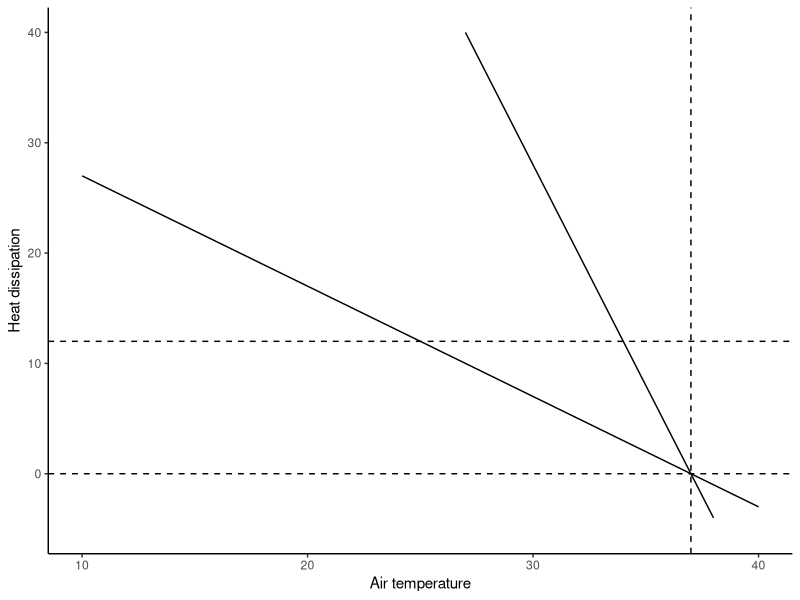
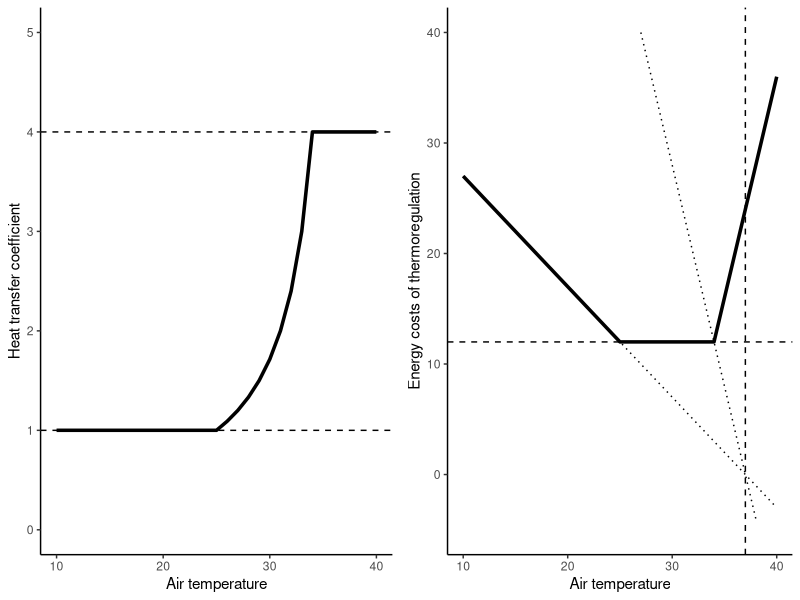
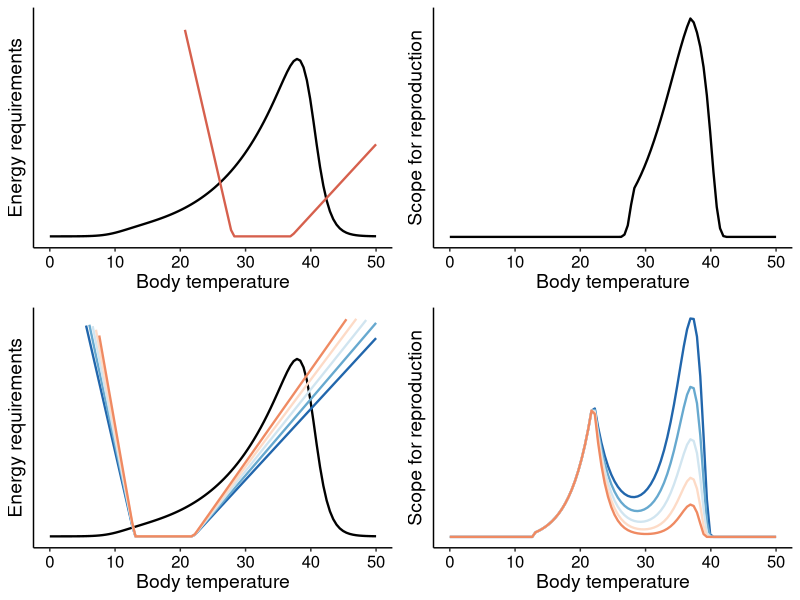
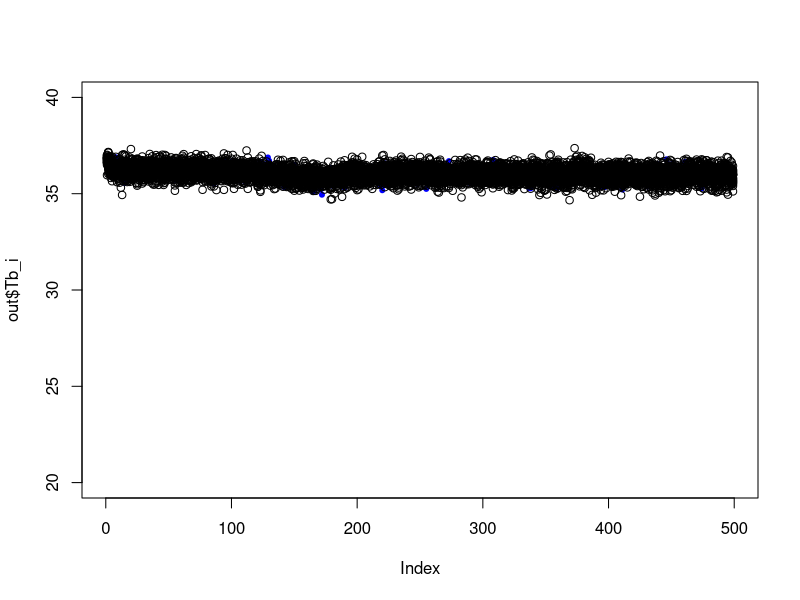
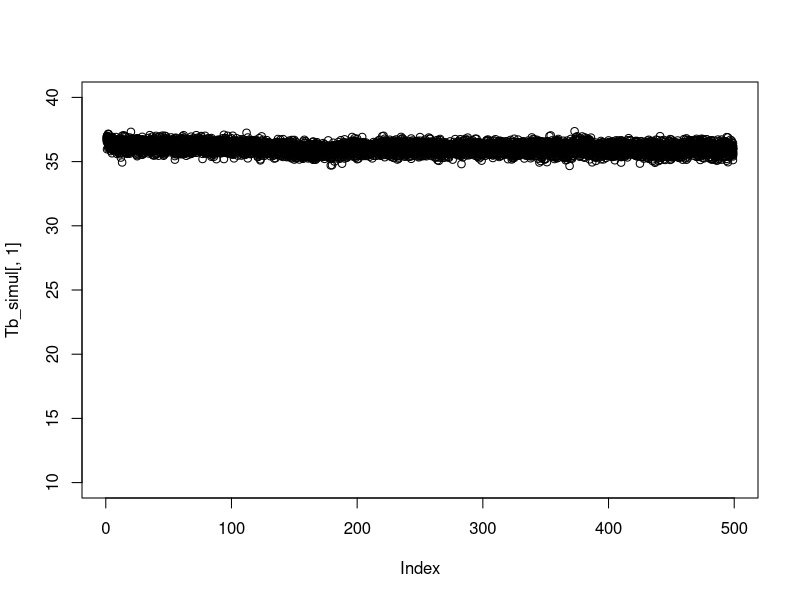
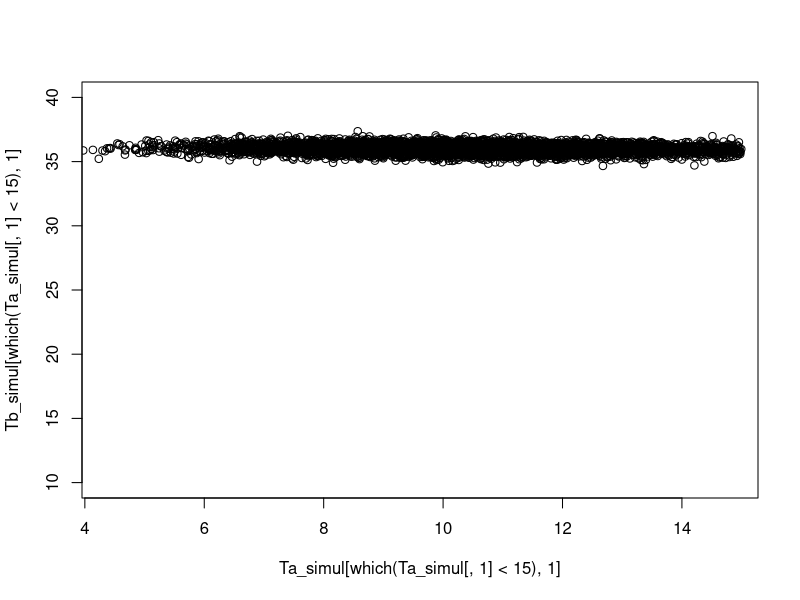
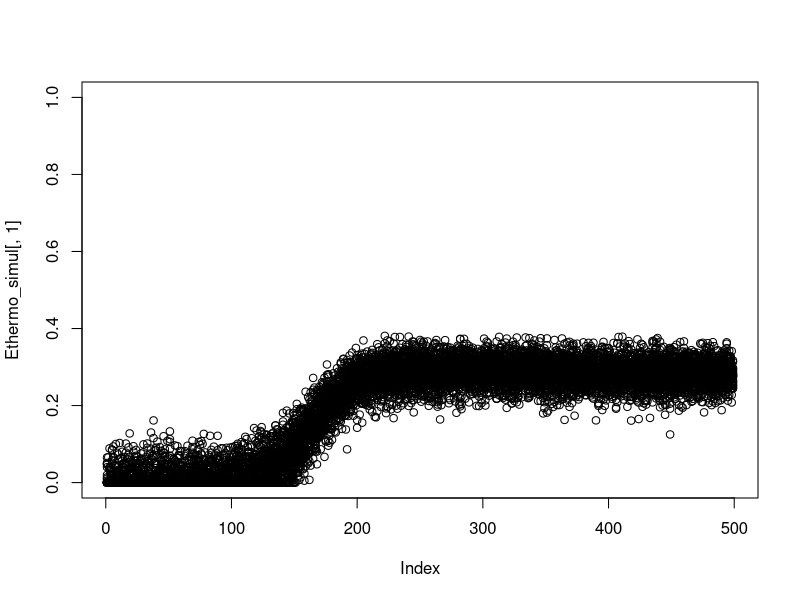
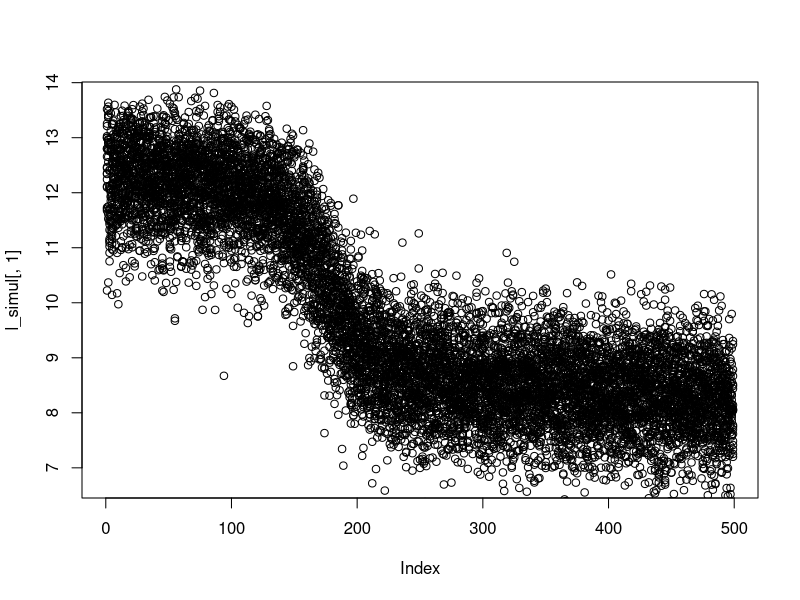

These figures' R source, in order: (Note: this script raises an error after producing the figures.)
######## R Code for the article ######################################################################
## Rubalcaba, J.G. (in review) "The evolution of homeothermic endothermy as a result of life-history optimization"
## jg.rubalcaba@gmail.com
###################################################################################################### 

######## Temperature Functions ######## 

# temperature dependence of energy assimilation
phi_Tb <- function(Tb, T_A =	10332, T_AL =	50000, T_AH = 90000, T_L = 283.15, T_H = 313.15, T_ref =	293.15){
  phi <- exp(T_A/T_ref - T_A/(Tb+273)) / (1 + exp(T_AL/(Tb+273) - T_AL/T_L) + exp(T_AH/T_H - T_AH/(Tb+273)))
  return(phi)
}
# energy costs of thermoregulation
theta_Tb <- function(Tb, Ta, hmin=1, hmax=4, B=12, gamma=1){
  if(length(Tb)==1 & length(Ta)==1){
    Thmin <- B/hmin+Ta
    Thmax <- B/hmax+Ta
    
    h <- B/(Tb-Ta)
    h[Tb>=Thmin] <- hmin
    h[Tb<Thmax] <- hmax
    
    Qtot <- Qt <- h * (Tb-Ta) - B
    Qt[Tb>Thmax] <- Qtot[Tb>Thmax] 
    Qt[Tb<Thmin] <- -gamma*Qtot[Tb<Thmin] 
  }
  if(length(Ta)>1 & length(Tb)==1){
    Thmin <- Tb-B/hmin
    Thmax <- Tb-B/hmax

    h <- B/(Tb-Ta)
    h[Ta<=Thmin] <- hmin
    h[Ta>Thmax] <- hmax
    
    Qtot <- Qt <- h * (Tb-Ta) - B
    Qt[Ta<Thmin] <- Qtot[Ta<Thmin] 
    Qt[Ta>Thmax] <- -gamma*Qtot[Ta>Thmax] 
  }
  if(length(Tb)>1 & length(Ta)==1){
    Thmin <- B/hmin+Ta
    Thmax <- B/hmax+Ta
    
    h <- B/(Tb-Ta)
    h[Tb>=Thmin] <- hmin
    h[Tb<Thmax] <- hmax

    Qtot <- Qt <- h * (Tb-Ta) - B
    Qt[Tb>Thmax] <- Qtot[Tb>Thmax] 
    Qt[Tb<Thmin] <- -gamma*Qtot[Tb<Thmin] 
  }
  return(Qt)
}

## Details on thermoregulation costs model
Tb=37   # Body temperature
Ta=10:40# Air temperature
hmin=1  # Min and Max heat transfer coefficients: determine the range within 
hmax=4  #       which the animal can thermoregulate by adjusting the thermal conductivity 
        #       without incurring energy costs
B=12    # Basal metabolic heat production   
gamma=1 # Cooling rate-energy conversion coefficient

Qmin <- hmin*(Tb-Ta) # Min and max heat dissipation rates given 
Qmax <- hmax*(Tb-Ta) # min and max heat transfer coefficients

require(ggplot2)
ggplot() + theme_classic() + ylab("Heat dissipation") + xlab("Air temperature") +
  ylim(-5,40) +
  geom_line(mapping=aes(y=Qmin, x=Ta)) + geom_line(mapping=aes(y=Qmax, x=Ta)) +
  geom_hline(yintercept = B, linetype="dashed") +
  geom_hline(yintercept = 0, linetype="dashed") +
  geom_vline(xintercept = Tb, linetype="dashed")

Thmin <- Tb-B/hmin # air temperatures at which hmin / hmax are reached
Thmax <- Tb-B/hmax
 
h <- B/(Tb-Ta) # heat transfer coefficient required to maintain heat production at basal
h[Ta<=Thmin] <- hmin # constrain the required h within hmin and hmax
h[Ta>Thmax] <- hmax 

p1 <- ggplot() + theme_classic() + ylab("Heat transfer coefficient") + xlab("Air temperature") +
  ylim(0,5) + xlim(10,40) +
  geom_line(mapping=aes(y=h, x=Ta), size=1.2) +
  geom_hline(yintercept = hmin, linetype="dashed") +
  geom_hline(yintercept = hmax, linetype="dashed")

Qtot <- Qt <- h * (Tb-Ta) - B 
Qt[Ta<Thmin] <- Qtot[Ta<Thmin] # Energy cost of heating 
Qt[Ta>Thmax] <- -gamma*Qtot[Ta>Thmax] # Energy cost of cooling 

p2 <- ggplot() + theme_classic() + ylab("Energy costs of thermoregulation") + xlab("Air temperature") +
  ylim(-5,40) +
  geom_line(mapping=aes(y=Qmin, x=Ta), lty=3) + 
  geom_line(mapping=aes(y=Qmax, x=Ta), lty=3) +
  geom_line(mapping=aes(y=Qt+B, x=Ta), size=1.2) +
  geom_hline(yintercept = B, linetype="dashed") +
  geom_vline(xintercept = Tb, linetype="dashed")

require(ggpubr)
ggarrange(p1,p2)

######## Analytical solution energy budget : fitness + growth ######## 

balance_function <- function(t0, tmat, tfin, Tb, Ta, mu, lambda, kappa, b, v, a, beta, c){
  phi = phi_Tb(Tb)
  mu_phi = mu * phi
  lambda_phi = lambda * phi
  kappa_theta = kappa * theta_Tb(Tb,Ta)
  
  linf <- (mu_phi - kappa_theta) / lambda_phi
  linf[linf<0]<-0
  k <- lambda_phi*(1-b)
  
  t <- t0:tfin
  T_t <- (1-v) * (t - t0) - v/a * (log(1 + exp(-a*(t-tmat))) - log(1 + exp(-a*(t0-tmat))))
  
  l <- linf * (1 - exp(-k*T_t))
  
  p_t <- v / (1 + exp(-a*(t-tmat)))
  integral <- p_t * l^2 * (linf - l)
  integral_t0 <- integral[1]
  integral_tfin <- integral[tfin]
  
  f <- 3 * beta * k/c * (integral_tfin-integral_t0)
  return(cbind(l,f,t))
}

Tb <- seq(0, 50,length.out=100) # body temperature range
Ta1=25
Ta2=10

mu = 0.05
lambda = 0.001
tmat=365
tfin=365*5

v = 0.9
a = 1
t0 = 0

beta = 1
c = 1
b = 2/3

w0=1
Eassim_Emaint <- mu * w0^0.667 * phi_Tb(Tb) - lambda * w0 * phi_Tb(Tb)

kappa=0.013
Ethermo_37 <- kappa * w0^0.667 * theta_Tb(Tb, Ta1)

kappa=0.013
Ethermo_20_001 <- kappa * w0^0.667 * theta_Tb(Tb, Ta2)
kappa=0.014
Ethermo_20_005 <- kappa * w0^0.667 * theta_Tb(Tb, Ta2)
kappa=0.015
Ethermo_20_010 <- kappa * w0^0.667 * theta_Tb(Tb, Ta2)
kappa=0.016
Ethermo_20_015 <- kappa * w0^0.667 * theta_Tb(Tb, Ta2)
kappa=0.017
Ethermo_20_020 <- kappa * w0^0.667 * theta_Tb(Tb, Ta2)

out_37 <- out_20_0.001 <- out_20_0.005 <- out_20_0.010 <- out_20_0.015 <- out_20_0.020 <- as.data.frame(array(NA, dim=c(100, 3)))
for(i in 1:100){
  kappa=0.013
  out <- balance_function(t0, tmat, tfin, Tb[i], Ta1, mu, lambda, kappa, b, v, a, beta, c)
  out_37[i,] <- out[tfin,]
  
  kappa=0.013
  out <- balance_function(t0, tmat, tfin, Tb[i], Ta2, mu, lambda, kappa, b, v, a, beta, c)
  out_20_0.001[i,] <- out[tfin,]
  kappa=0.014
  out <- balance_function(t0, tmat, tfin, Tb[i], Ta2, mu, lambda, kappa, b, v, a, beta, c)
  out_20_0.005[i,] <- out[tfin,]
  kappa=0.015
  out <- balance_function(t0, tmat, tfin, Tb[i], Ta2, mu, lambda, kappa, b, v, a, beta, c)
  out_20_0.010[i,] <- out[tfin,]
  kappa=0.016
  out <- balance_function(t0, tmat, tfin, Tb[i], Ta2, mu, lambda, kappa, b, v, a, beta, c)
  out_20_0.015[i,] <- out[tfin,]
  kappa=0.017
  out <- balance_function(t0, tmat, tfin, Tb[i], Ta2, mu, lambda, kappa, b, v, a, beta, c)
  out_20_0.020[i,] <- out[tfin,]
}

require(ggplot2)
require(RColorBrewer)
df_fig1A <- data.frame(Eassim_Emaint, Ethermo_37, Tb)
p1A <- ggplot() + theme_classic() + ylab("Energy requirements") + xlab("Body temperature") + ylim(-0.001, 0.4) +
  theme(axis.title = element_text(size=14), 
        axis.text.y = element_blank(), 
        axis.ticks.y = element_blank(),
        axis.text.x = element_text(size=12, colour="black")) +
  geom_line(df_fig1A, mapping=aes(y=Eassim_Emaint, x=Tb), linewidth=0.8, col="black") +
  geom_line(df_fig1A, mapping=aes(y=Ethermo_37, x=Tb), linewidth=0.8, col="#D6604D")
#
df_fig1B <- data.frame(out_37, Tb)
p1B <- ggplot() + theme_classic() + ylab("Scope for reproduction") + xlab("Body temperature") + 
  theme(axis.title = element_text(size=14), 
        axis.text.y = element_blank(), 
        axis.ticks.y = element_blank(),
        axis.text.x = element_text(size=12, colour="black")) +
  geom_line(df_fig1B, mapping=aes(y=V2, x=Tb), linewidth=0.8, col="black")
#
df_fig1C <- data.frame(Eassim_Emaint=rep(Eassim_Emaint,5),
                       Ethermo=c(Ethermo_20_001,Ethermo_20_005,Ethermo_20_010,Ethermo_20_015,Ethermo_20_020),
                       k_value=c(sort(rep(c("1","2","3","4","5"),100))),
                       Tb=rep(Tb,5))
p1C <- ggplot() + theme_classic() + ylab("Energy requirements") + xlab("Body temperature") + ylim(-0.001, 0.4) +
  theme(legend.position = "none",
        axis.title = element_text(size=14), 
        axis.text.y = element_blank(), 
        axis.ticks.y = element_blank(),
        axis.text.x = element_text(size=12, colour="black")) +
  geom_line(df_fig1C, mapping=aes(y=Eassim_Emaint, x=Tb), size=0.8, col="black") +
  geom_line(df_fig1C, mapping=aes(y=Ethermo, x=Tb, col=k_value), size=0.8) +
  scale_colour_manual(values=rev(brewer.pal(6, "RdBu")))
#
df_fig1D <- data.frame(Wfin=c(out_20_0.001$V2,out_20_0.005$V2,out_20_0.010$V2,out_20_0.015$V2,out_20_0.020$V2),
                       k_value=c(sort(rep(c("1","2","3","4","5"),100))),
                       Tb=rep(Tb,5))
p1D <- ggplot() + theme_classic() + ylab("Scope for reproduction") + xlab("Body temperature") + 
  theme(legend.position = "none",
        axis.title = element_text(size=14), 
        axis.text.y = element_blank(), 
        axis.ticks.y = element_blank(),
        axis.text.x = element_text(size=12, colour="black")) +
  geom_line(df_fig1D, mapping=aes(y=(Wfin), x=Tb, col=k_value), size=0.8) +
  scale_colour_manual(values=rev(brewer.pal(6, "RdBu")))

######## Fig. 2 ----

require(ggpubr)
ggarrange(p1A, p1B, p1C, p1D, ncol=2, nrow=2) # 800x600

######## Evolutionary dynamics ######## 

EvolDyn <-function(params, time){
  # calculations t=0
  W <- numeric(time)
  N <- numeric(time)
  Tb_i <- numeric(time)
  f_mean <- numeric(time)
  l_mean <- numeric(time)
  vA_Tb_N <- numeric(time)
  vP_Tb_N <- numeric(time)
  Tenv <- numeric(time)
  S_coef <- numeric(time)
  
  # genetics
  Tb0 = params$Tb
  vP_Tb_N[1] = params$vP_Tb
  h2 = params$h2
  vmut = params$vmut
  
  # population parameters
  Wmax = params$Wmax
  N0 = params$N0
  K0 = params$K0
  NC = params$NC
  
  vA_Tb_N[1] <- vP_Tb_N[1] * h2 # initial additive genetic variance
  vE_Tb <- vP_Tb_N[1] - vA_Tb_N[1] # initial environmental variance
  
  N[1] <- N0 # Initial population size
  Tb_i[1] <- Tb0
  
  Tb <- rnorm(N[1], Tb_i[1], sqrt(vP_Tb_N[1])) # Population values for trait, with N[1] individuals...
  
  # Ta_mean <- seq(params$Ta_max, params$Ta_min, length.out=time)
  # Ta_mean <- params$Ta_min + (params$Ta_max-params$Ta_min)/2 + (params$Ta_max-params$Ta_min)/2 * sin(2+0.01 * 1:time)
  Ta_mean <- params$Ta_min + (params$Ta_max-params$Ta_min) * exp(0.05*(time/3 - 1:time)) / (1 + exp(0.05*(time/3 - 1:time)))
  Ta <- Ta_mean + rnorm(time, 0, params$Ta_SD)
  
  # plot(Ta)
  
  # Run model
  for(i in 2:time){
    if(N[i-1] < NC){
      break
    }
    
    # Covariance Tb vs Fitness
    Tb_seq <- seq(min(Tb,na.rm=T), max(Tb,na.rm=T), length.out=20)
    out_tb <- array(NA, dim=c(20, 3))
    for(j in 1:20){
      out <- balance_function(t0=0, tmat=params$tmat, tfin=params$tfin, Tb=Tb_seq[j], 
                              Ta=Ta[i], mu=params$mu, lambda=params$lambda, kappa=params$kappa, 
                              b=params$b, v=params$v, a=1, beta=1, c=1)
      out_tb[j,] <- out[params$tfin,]
    }
    
    f_mean[i] <- mean(out_tb[,2], na.rm=T)
    l_mean[i] <- mean(out_tb[,1], na.rm=T)
    
    if(f_mean[i] == 0){
      break
    }
    
    #### Genetic variance components
    h2 <- params$h2 # vA_Tb_N[i-1] / vP_Tb_N[i-1]
    vA_Tb_N[i] <- vA_Tb_N[i-1] * (1-(1/(2*N[i-1]))) #loss of va due to drift https://lukejharmon.github.io/pcm/chapter3_bmintro/ 
    vE_Tb <- vP_Tb_N[i-1] - vA_Tb_N[i]
    vM_Tb <- vmut * vE_Tb #vA_Tb_N[i]# mutational variance ~1e-3 1e-2 VE, Johnson and Barton 2005 Philos trans
    
    vP_Tb_N[i] <- vA_Tb_N[i] + vE_Tb + vM_Tb  
    
    ### Selection coefficient
    S <- cov(out_tb[,2], Tb_seq, use="complete") / f_mean[i]
    
    ### Breeder equation
    R <- h2 * S
    
    # New population numbers
    newTb <- mean(Tb,na.rm=T) + R
    Tb <- rnorm(N[i-1], newTb, sqrt(vP_Tb_N[i]))
    Tb_i[i] <- newTb
    
    #population growth
    K <- round(rnorm(1, K0, K0*0.000010))
    
    W <- f_mean[i] * params$r
    N[i-1] <- ifelse(N[i-1] > K, K, N[i-1])
    N[i] <- round(N[i-1] + ((log(W)*N[i-1]) * (1 - (N[i-1]/K))))
    
    print(i)
  }
  
  out <- data.frame(Tb_i, vA_Tb_N, vP_Tb_N, N, l_mean, f_mean, Ta, S)
  out$Tb_i[which(out$Tb_i == 0)] <- NA
  return(out[-1,])
} 

kappa <- 0.005 # 0.005, 0.03; branching: 0.0183 (SD=1, vP_Tb=4)
params <- list(Ta_max=25, Ta_min=10, Ta_SD=2,
               mu=0.05, lambda=0.001, kappa=kappa, v=0.9, b=2/3, tmat=365/2, tfin=365*1,
               Tb=37, vP_Tb=4, h2=0.5,                                    
               r=50, N0=500, K0=1e3, NC=100, vmut=1e-3) 
out <- EvolDyn(params, time=500)

Eassim <- params$mu*out$l_mean^params$b*phi_Tb(out$Tb_i)
Emainten <- params$lambda*out$l_mean*phi_Tb(out$Tb_i)
theta <- numeric(499)
for(i in 1:499) theta[i]<-theta_Tb(out$Tb_i[i],out$Ta[i])
Ethermo <- params$kappa*out$l_mean^params$b*theta
Ta <- params$Ta_min + (params$Ta_max-params$Ta_min) * exp(0.05*(499/3 - 1:499)) / (1 + exp(0.05*(499/3 - 1:499)))

plot(out$Tb_i, pch=20, col="blue", ylim=c(20,40))

reps=20
Ethermo_simul <- Tb_simul <- Ta_simul <- l_simul <- array(NA, dim=c(499,reps))
for(i in 1:reps){
  out <- EvolDyn(params, time=500)
  Tb_simul[,i] <- out$Tb_i
  l_simul[,i] <- out$l_mean
  Ta_simul[,i] <- out$Ta
  theta <- numeric(499)
  for(j in 1:499) theta[j]<-theta_Tb(out$Tb_i[j],out$Ta[j])
  Ethermo_simul[,i] <- params$kappa*out$l_mean^params$b*theta
  points(out$Tb_i)
}

plot(Tb_simul[,1], ylim=c(10,40))
for(i in 2:reps) points(Tb_simul[,i])
plot(Tb_simul[which(Ta_simul[,1]<15),1] ~ Ta_simul[which(Ta_simul[,1]<15),1], ylim=c(10,40))
for(i in 2:reps) points(Tb_simul[which(Ta_simul[,i]<15),i] ~ Ta_simul[which(Ta_simul[,i]<15),i])
plot(Ethermo_simul[,1], ylim=c(0,1))
for(i in 2:reps) points(Ethermo_simul[,i])
plot(l_simul[,1])
for(i in 2:reps) points(l_simul[,i])
plot(Tb_simul[,1] ~ l_simul[,1])
for(i in 2:reps) points(Tb_simul[,i] ~ l_simul[,i])

df_fig3 <- data.frame(Tb=as.numeric(Tb_simul), Ethermo=as.numeric(Ethermo_simul), l=as.numeric(l_simul),
                      simul=sort(rep(1:reps,499)),
                      Ta=rep(Ta,10), time=rep(1:499,reps))

p3A <- ggplot() + theme_classic() + ylab("Temperature") + xlab("time") + ylim(20,40) +
  theme(axis.title = element_text(size=14), 
        axis.text.x = element_blank(), 
        axis.ticks.x = element_blank(),
        axis.text.y = element_text(size=12, colour="black")) +
  geom_line(df_fig3, mapping=aes(y=Tb, x=time, group=simul), size=1, col="black") 
  # geom_line(df_fig3, mapping=aes(y=Ta, x=time), size=1, col="#4393C3") 

p3B <- ggplot() + theme_classic() + ylab("Thermoregulatory costs") + xlab("time") + ylim(-0.001, 0.5) +
  theme(axis.title = element_text(size=14), 
        axis.text.x = element_blank(), 
        axis.ticks.x = element_blank(),
        axis.text.y = element_text(size=12, colour="black")) +
  geom_line(df_fig3, mapping=aes(y=Ethermo, x=time, group=simul), size=1, col="black") 

######## Fig. 3 ----

ggarrange(p3A, p3B, ncol=1, nrow=2) #600x400

##### Temperature fluctuations, heterotermy vs homeothermy

# FIRST set gamma = 0.2 in the theta function

Ta_warm <- 25
Ta_cold <- 10
SD <- 1
kappa_homeo <- 0.005
kappa_hetero <- 0.03

params_warm_homeo <- list(Ta_max=Ta_warm, Ta_min=Ta_warm, Ta_SD=SD,
                          mu=0.05, lambda=0.001, kappa=kappa_homeo, v=0.9, b=2/3, tmat=365/2, tfin=365*1,
                          Tb=37, vP_Tb=4, h2=0.5,                                    
                          r=50, N0=500, K0=1e3, NC=100, vmut=1e-3) 
out_warm_homeo <- EvolDyn(params_warm_homeo, time=2000)

params_warm_hetero <- list(Ta_max=Ta_warm, Ta_min=Ta_warm, Ta_SD=SD,
                          mu=0.05, lambda=0.001, kappa=kappa_hetero, v=0.9, b=2/3, tmat=365/2, tfin=365*1,
                          Tb=37, vP_Tb=4, h2=0.5,                                    
                          r=50, N0=500, K0=1e3, NC=100, vmut=1e-3) 
out_warm_hetero <- EvolDyn(params_warm_hetero, time=2000)

params_cold_homeo <- list(Ta_max=Ta_cold, Ta_min=Ta_cold, Ta_SD=SD,
                          mu=0.05, lambda=0.001, kappa=kappa_homeo, v=0.9, b=2/3, tmat=365/2, tfin=365*1,
                          Tb=37, vP_Tb=4, h2=0.5,                                    
                          r=50, N0=500, K0=1e3, NC=100, vmut=1e-3) 
out_cold_homeo <- EvolDyn(params_cold_homeo, time=2000)

params_cold_hetero <- list(Ta_max=Ta_cold, Ta_min=Ta_cold, Ta_SD=SD,
                           mu=0.05, lambda=0.001, kappa=kappa_hetero, v=0.9, b=2/3, tmat=365/2, tfin=365*1,
                           Tb=37, vP_Tb=4, h2=0.5,                                    
                           r=50, N0=500, K0=1e3, NC=100, vmut=1e-3) 
out_cold_hetero <- EvolDyn(params_cold_hetero, time=2000)

require(ggplot2)
ggplot() + theme_classic() + ylab("Body temperature (ºC)") + xlab("Ambient temperature (ºC)") +
  geom_point(mapping=aes(y=out_warm_homeo$Tb_i, x=out_warm_homeo$Ta), col="red") +
  geom_smooth(mapping=aes(y=out_warm_homeo$Tb_i, x=out_warm_homeo$Ta), method="lm", col="darkred") +
  geom_point(mapping=aes(y=out_cold_homeo$Tb_i, x=out_cold_homeo$Ta), col="blue") +
  geom_smooth(mapping=aes(y=out_cold_homeo$Tb_i, x=out_cold_homeo$Ta), method="lm", col="darkblue") 

ggplot() + theme_classic() + ylab("Body temperature (ºC)") + xlab("Ambient temperature (ºC)") +
  geom_point(mapping=aes(y=out_warm_hetero$Tb_i, x=out_warm_hetero$Ta), col="red") +
  geom_smooth(mapping=aes(y=out_warm_hetero$Tb_i, x=out_warm_hetero$Ta), method="lm", col="darkred") +
  geom_point(mapping=aes(y=out_cold_hetero$Tb_i, x=out_cold_hetero$Ta), col="blue") +
  geom_smooth(mapping=aes(y=out_cold_hetero$Tb_i, x=out_cold_hetero$Ta), method="lm", col="darkblue") 

summary(lm(out_warm_homeo$Tb_i ~ out_warm_homeo$Ta))
summary(lm(out_warm_hetero$Tb_i ~ out_warm_hetero$Ta))

summary(lm(out_cold_homeo$Tb_i ~ out_cold_homeo$Ta))
summary(lm(out_cold_hetero$Tb_i ~ out_cold_hetero$Ta))

### Vector field Tb vs Ta 

n_vectors = 30 # number of vectors
size = 0.05 # vector size

Tb_seq <- seq(20, 42, length.out=n_vectors)
Ta_seq <- seq(7, 30, length.out=n_vectors)

kappa <- 0.03 # 0.0215 (branching) 
params <- list(Ta_max=25, Ta_min=10, Ta_SD=1,
               mu=0.05, lambda=0.001, kappa=kappa, v=0.9, b=2/3, tmat=365/2, tfin=365*1,
               Tb=37, vP_Tb=4, h2=0.5,
               r=50, N0=500, K0=1e3, NC=100, vmut=1e-3)

dW_dTa <- dW_dTb <- array(NA, dim=c(n_vectors,n_vectors))
for(i in 1:n_vectors){
  Ta <- Ta_seq[i]
  for(j in 1:n_vectors){
    Tb <- Tb_seq[j]  
    Tb_diff <- seq(Tb-size, Tb+size, length.out=20)
    out_tb <- array(NA, dim=c(20, 3))
    for(k in 1:20){
      out <- balance_function(t0=0, tmat=params$tmat, tfin=params$tfin, Tb=Tb_diff[k], 
                              Ta=Ta, mu=params$mu, lambda=params$lambda, kappa=params$kappa, 
                              b=params$b, v=params$v, a=1, beta=1, c=1)
      out_tb[k,] <- out[params$tfin,]
    }
    dW_dTb[i,j] <- cov(out_tb[,2],Tb_diff)#/mean(out_tb[,2])
    
    # Ta_diff <- seq(Ta-0.1, Ta+0.1, length.out=20)
    # out_ta <- array(NA, dim=c(20, 3))
    # for(k in 1:20){
    #   out <- balance_function(t0=0, tmat=params$tmat, tfin=params$tfin, Tb=Tb, 
    #                           Ta=Ta_diff[k], mu=params$mu, lambda=params$lambda, kappa=params$kappa, 
    #                           b=params$b, v=params$v, a=1, beta=1, c=1)
    #   out_ta[k,] <- out[tfin,]
    # }
    # dW_dTa[i,j] <- cov(out_ta[,2],Tb_diff)/mean(out_ta[,2])
  }
}

df_vector <- data.frame(Ta=rep(Ta_seq,n_vectors), Tb=sort(rep(Tb_seq,n_vectors)), 
                        dW_dTa=as.numeric(dW_dTa), dW_dTb=as.numeric(dW_dTb),
                        module=sqrt(as.numeric(dW_dTa)^2+as.numeric(dW_dTb)^2))
df_vector$sign <- df_vector$dW_dTb
df_vector$sign[df_vector$sign<0] <- -1
df_vector$sign[df_vector$sign>0] <- 1

require(grid)
require(ggplot2)
# First load all functions in the code: "functions_multiple_scales.R"

ggplot(df_vector, aes(y = Tb, x = Ta)) + theme_bw() + # 500x400
  theme(panel.grid = element_blank(), legend.position="none",
        axis.text = element_text(colour="black")) +
  ylab("Body temperature") + xlab("Ambient temperature") +
  xlim(range(Ta_seq)) + ylim(range(Tb_seq)) +
  geom_segment(df_vector[df_vector$sign>0,], mapping=aes(yend = Tb+dW_dTb*15, xend = Ta, 
                                                         colour=(dW_dTb)),
               arrow = arrow(length = unit(0.3, "cm"), type="closed") ) +
  scale_colour_continuous(low="pink", high="darkred") +
  new_scale_color() +
  geom_segment(df_vector[df_vector$sign<0,], mapping=aes(yend = Tb+dW_dTb*5, xend = Ta, 
                                                         colour=-(dW_dTb)),
               arrow = arrow(length = unit(0.3, "cm"), type="closed")) +
  scale_colour_continuous(low="lightblue", high="darkblue") 

###### Body size dynamics

kappa <- 0.03 # branching: 0.0189

Ta <- seq(25, 10, length.out=200)
Ethermo_simul <- Tb_simul <- l_simul <- numeric(length(Ta))
for(i in 1:length(Ta)){
  params <- list(Ta_max=Ta[i], Ta_min=Ta[i], Ta_SD = 0,
                 mu=0.05, lambda=0.001, kappa=kappa, v=0.9, b=2/3, tmat=365/2, tfin=365*1,
                 Tb=37,  vP_Tb=4, h2=0.5,                                    
                 r=50, N0=500, K0=1e3, NC=100, vmut=1e-3) 

  out <- EvolDyn(params, time=50)
  Tb_simul[i] <- out$Tb_i[nrow(out)]
  l_simul[i] <- out$l_mean[nrow(out)]
  Ethermo_simul[i] <- params$kappa*out$l_mean[nrow(out)]^params$b*theta_Tb(out$Tb_i[nrow(out)],Ta[i])
}

ggplot() + theme_classic() + ylab("Body tempeature") + xlab("Body size") + ylim(20,40) + xlim(0,15) +
  theme(axis.title = element_text(size=14), 
        axis.text = element_text(size=12, colour="black")) +
  geom_point(mapping=aes(y=Tb_simul, x=l_simul, colour=Ta), size=3) +
  scale_color_distiller(palette="RdBu") # 500x400

ggplot() + theme_classic() + ylab("Body tempeature") + xlab("Ambient temperature") + ylim(25,40) + xlim(18,37) +
  theme(axis.title = element_text(size=14), 
        axis.text = element_text(size=12, colour="black")) +
  geom_abline(intercept = 0, slope = 1) +
  geom_point(mapping=aes(y=Tb_simul, x=Ta, size=round(l_simul)^2)) 
